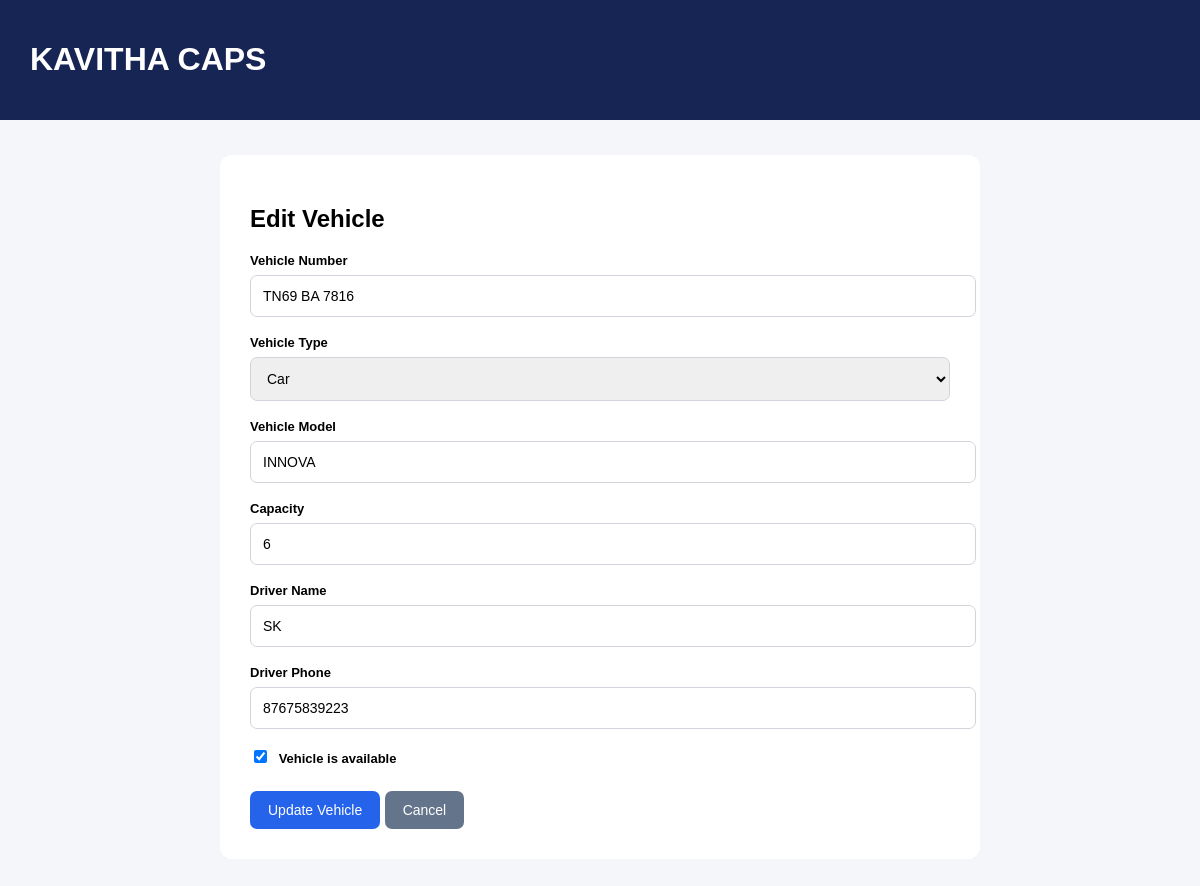
The page /erp/vehicles/edit/1/ on the database its author committed.
### travel_erp/models.py (models this page shows, shortened)
class Vehicle(models.Model):
    VEHICLE_TYPES = [
        ('Car', 'Car'),
        ('Tempo Traveller', 'Tempo Traveller'),
        ('Tourist Bus', 'Tourist Bus'),
    ]
    vehicle_number = models.CharField(
        max_length=20,
        unique=True
    )
    vehicle_type = models.CharField(
        max_length=50,
        choices=VEHICLE_TYPES
    )
    model = models.CharField(
        max_length=100,
        blank=True
    )
    capacity = models.PositiveIntegerField()
    driver_name = models.CharField(
        max_length=100,
        blank=True
    )
    driver_phone = models.CharField(
        max_length=15,
        blank=True
    )
    is_available = models.BooleanField(
        default=True
    )

### travel_erp/views.py (the view, shortened to what this page needs)
def edit_vehicle(request, vehicle_id):
    vehicle = get_object_or_404(
        Vehicle,
        id=vehicle_id
    )
    return render(
        request,
        "travel_erp/vehicle_form.html",
        {
            "vehicle": vehicle
        }
    )

### travel_erp/templates/travel_erp/vehicle_form.html (shortened to what this page needs)
<!DOCTYPE html>
<html>
<head>
</head>
<body>
<div class="header">
    <h1>
        KAVITHA CAPS
    </h1>
</div>
<div class="container">
    <h2>
        {% if vehicle %}
            Edit Vehicle
        {% else %}
            Add Vehicle
        {% endif %}
    </h2>
    <form method="POST">
        <label>
            Vehicle Number
        </label>
        <input
            type="text"
            name="vehicle_number"
            placeholder="Example: TN 69 AB 1234"
            value="{{ vehicle.vehicle_number|default:'' }}"
            required
        >
        <label>
            Vehicle Type
        </label>
        <select
            name="vehicle_type"
            required
        >
            <option
                value="Car"
                {% if vehicle.vehicle_type == "Car" %}selected{% endif %}
            >
                Car
            </option>
        </select>
        <label>
            Vehicle Model
        </label>
        <input
            type="text"
            name="model"
            placeholder="Example: Toyota Innova"
            value="{{ vehicle.model|default:'' }}"
        >
        <label>
            Capacity
        </label>
        <input
            type="number"
            name="capacity"
            min="1"
            value="{{ vehicle.capacity|default:'1' }}"
            required
        >
        <label>
            Driver Name
        </label>
        <input
            type="text"
            name="driver_name"
            value="{{ vehicle.driver_name|default:'' }}"
        >
        <label>
            Driver Phone
        </label>
        <input
            type="text"
            name="driver_phone"
            value="{{ vehicle.driver_phone|default:'' }}"
        >
        <label>
            <input
                type="checkbox"
                class="checkbox"
                name="is_available"
                {% if not vehicle or vehicle.is_available %}
                    checked
                {% endif %}
            >
            Vehicle is available
        </label>
        <div class="buttons">
            <button type="submit">
                {% if vehicle %}
                    Update Vehicle
                {% else %}
                    Save Vehicle
                {% endif %}
            </button>
            <a
                href="{% url 'erp_vehicles' %}"
                class="cancel"
            >
                Cancel
            </a>
        </div>
    </form>
</div>
</body>
</html>

### travel_erp/templates/travel_erp/vehicle_form.html (style rules this page uses)
body { margin: 0; font-family: Arial, sans-serif; background: #f4f6f9; }
.header { background: #172554; color: white; padding: 20px 30px; }
.container { max-width: 700px; margin: 35px auto; background: white; padding: 30px; border-radius: 12px; }
label { display: block; margin-top: 18px; margin-bottom: 7px; font-weight: bold; font-size: 13px; }
input, select { width: 100%; padding: 12px; border: 1px solid #d1d5db; border-radius: 7px; font-size: 14px; }
.checkbox { width: auto; margin-right: 8px; }
.buttons { margin-top: 25px; }
button, a { padding: 11px 18px; border-radius: 7px; border: none; text-decoration: none; cursor: pointer; font-size: 14px; }
button { background: #2563eb; color: white; }
.cancel { background: #64748b; color: white; }

### rows shown on the page
Vehicle: vehicle_number "TN69 BA 7816", vehicle_type "Car", model "INNOVA", capacity "6", driver_name "SK", driver_phone "87675839223", is_available "☑"
